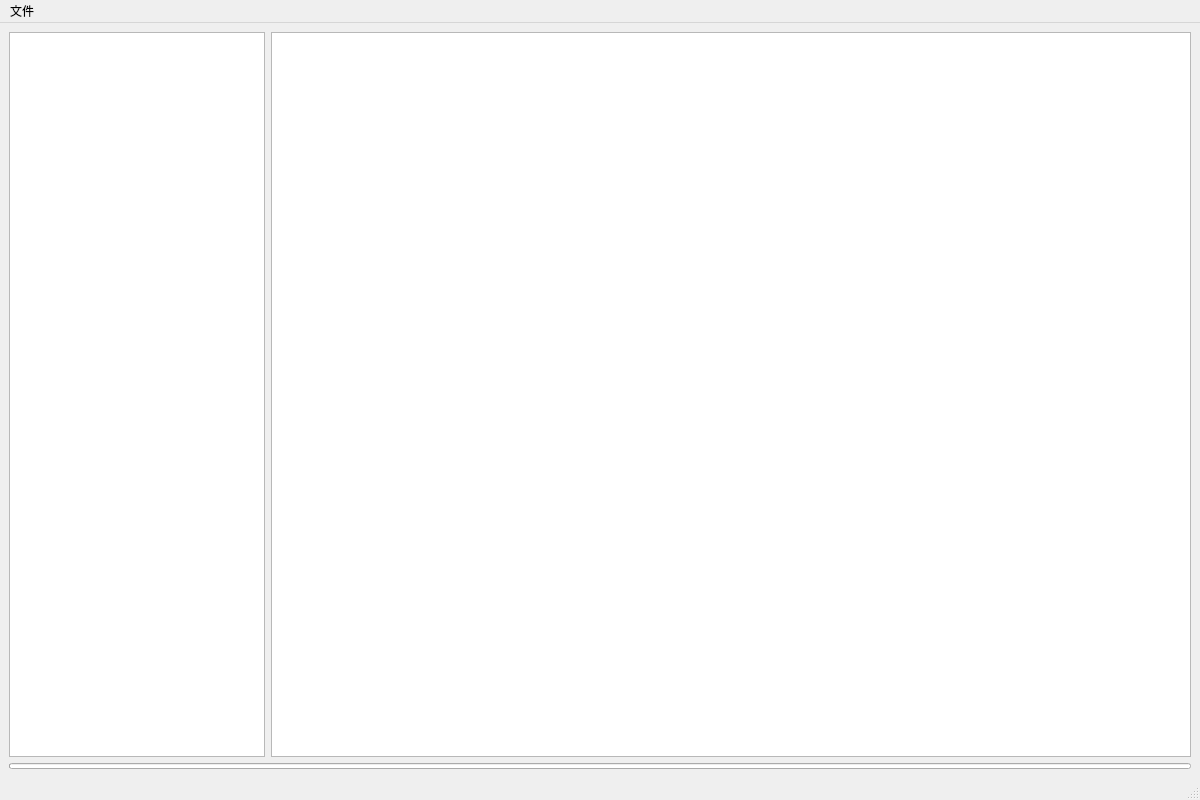
<?xml version="1.0" encoding="UTF-8"?>
<ui version="4.0">
 <class>ClsLabelWindow</class>
 <widget class="QMainWindow" name="ClsLabelWindow">
  <property name="geometry">
   <rect>
    <x>0</x>
    <y>0</y>
    <width>1200</width>
    <height>800</height>
   </rect>
  </property>
  <property name="windowTitle">
   <string>MainWindow</string>
  </property>
  <widget class="QWidget" name="centralwidget">
   <layout class="QGridLayout" name="gridLayout_2">
    <item row="1" column="0">
     <widget class="QProgressBar" name="progressBar">
      <property name="enabled">
       <bool>true</bool>
      </property>
      <property name="sizePolicy">
       <sizepolicy hsizetype="Expanding" vsizetype="Minimum">
        <horstretch>0</horstretch>
        <verstretch>0</verstretch>
       </sizepolicy>
      </property>
      <property name="minimumSize">
       <size>
        <width>0</width>
        <height>1</height>
       </size>
      </property>
      <property name="maximumSize">
       <size>
        <width>16777215</width>
        <height>6</height>
       </size>
      </property>
      <property name="value">
       <number>0</number>
      </property>
      <property name="textVisible">
       <bool>false</bool>
      </property>
     </widget>
    </item>
    <item row="0" column="0">
     <layout class="QGridLayout" name="gridLayout">
      <item row="0" column="0">
       <widget class="QListWidget" name="files_list">
        <property name="sizePolicy">
         <sizepolicy hsizetype="Minimum" vsizetype="Expanding">
          <horstretch>0</horstretch>
          <verstretch>0</verstretch>
         </sizepolicy>
        </property>
       </widget>
      </item>
      <item row="0" column="1">
       <widget class="QGraphicsView" name="graphicsView"/>
      </item>
     </layout>
    </item>
   </layout>
  </widget>
  <widget class="QMenuBar" name="menubar">
   <property name="geometry">
    <rect>
     <x>0</x>
     <y>0</y>
     <width>1200</width>
     <height>22</height>
    </rect>
   </property>
   <widget class="QMenu" name="menu_file">
    <property name="title">
     <string>文件</string>
    </property>
    <addaction name="action_open_file"/>
    <addaction name="action_open_folder"/>
   </widget>
   <addaction name="menu_file"/>
  </widget>
  <widget class="QStatusBar" name="statusbar"/>
  <action name="action_open_file">
   <property name="text">
    <string>打开文件</string>
   </property>
  </action>
  <action name="action_open_folder">
   <property name="text">
    <string>打开文件夹</string>
   </property>
  </action>
 </widget>
 <resources/>
 <connections/>
</ui>
